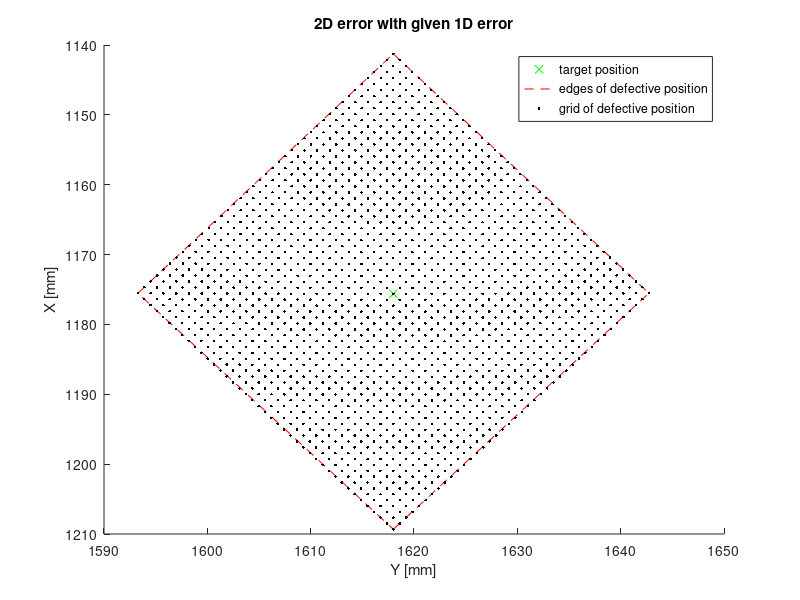

MATLAB code for this plot:
clearvars;

dpos = 20;          % error in mm (+)
dneg = 20;          % error in mm (-)
r1 = 2000;          % length of rope 1
r2 = 2000;          % length of rope 2
AnchorYOffset = 3236;

r1d = linspace(r1-dneg, r1+dpos, dneg + dpos + 1)';
r2d = linspace(r2-dneg, r2+dpos, dneg + dpos + 1)';
idx1 = reshape(repmat(1:length(r1d), length(r2d), 1), 1, []); 
idx2 = repmat(1:length(r2d), 1, length(r1d));
combinations_all = [r1d(idx1), r2d(idx2)];

% combining the edges is enough to get the square
combinations = [r1+dpos r2+dpos; r1+dpos r2-dneg; r1-dneg r2-dneg; r1-dneg r2+dpos];

y = (combinations(:,1).^2 - combinations(:,2).^2 + AnchorYOffset^2)/(2*AnchorYOffset);
x = sqrt((combinations(:,1).^2 - y.^2));

y_all = (combinations_all(:,1).^2 - combinations_all(:,2).^2 + AnchorYOffset^2)/(2*AnchorYOffset);
x_all = sqrt((combinations_all(:,1).^2 - y_all.^2));

y_real = (r1.^2 - r2.^2 + AnchorYOffset^2)/(2*AnchorYOffset);
x_real = sqrt(r1.^2 - y_real.^2);


close all;
figure;
hold on;
title("2D error with given 1D error");
set(gca,'YDir','reverse');      % reverse direction of y axis
xlabel("Y [mm]");
ylabel("X [mm]");
plot(y_real, x_real, 'gx');
plot([y; y(1)], [x; x(1)], 'r--'); % Add first point to the end, to draw last line of polygon
plot(y_all, x_all, 'k.');
legend("target position", "edges of defective position", "grid of defective position", 'Location' ,'best');

%% Maximum error per dimension
x_err_max = max(x_all) - x_real;
x_err_min = x_real - min(x_all);
y_err_max = max(y_all) - y_real;
y_err_min = y_real - min(y_all);

%% Maximum euclidean error
euclidean_err = sqrt((x_all - x_real).^2 + (y_all-y_real).^2);
euclidean_err_max = max(euclidean_err);